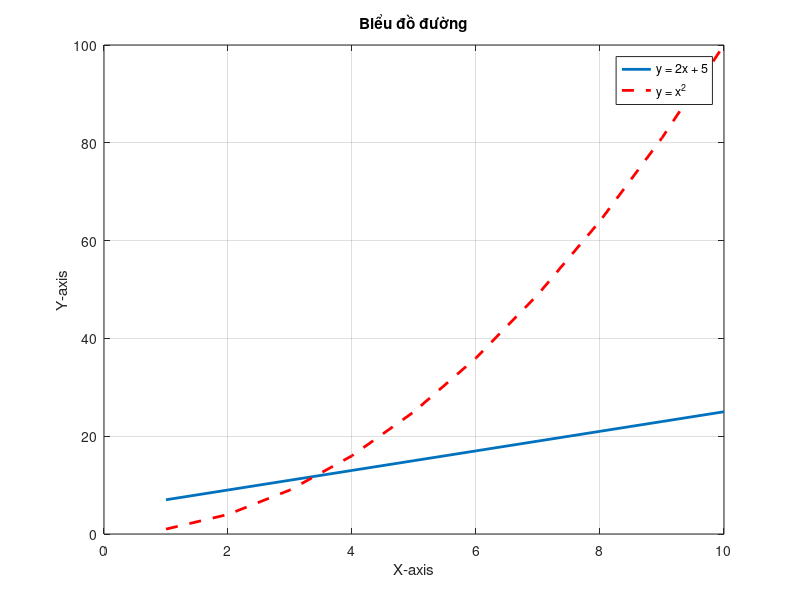
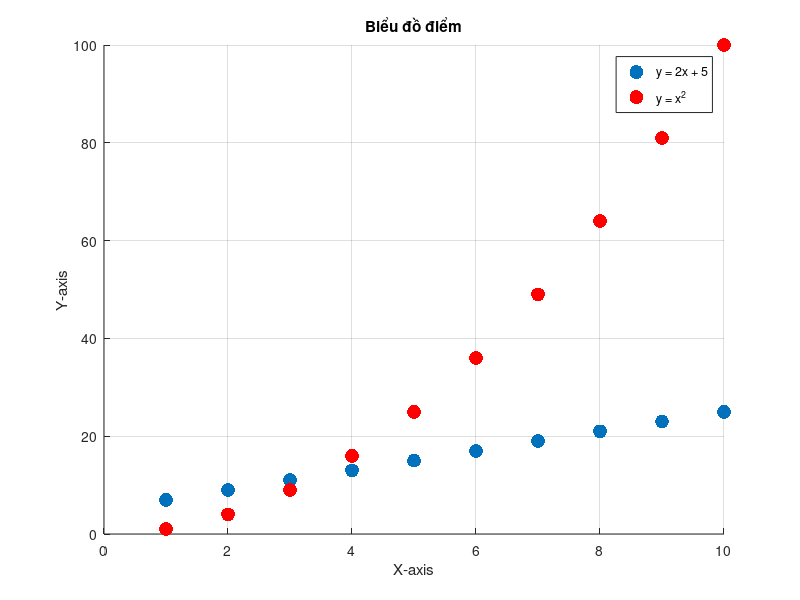

Write MATLAB code to recreate these figures, in order.
% Tạo dữ liệu mẫu
x = 1:10;  % Dãy số từ 1 đến 10
y1 = 2*x + 5;  % Hàm đường thẳng y = 2x + 5
y2 = x.^2;  % Hàm bậc hai y = x^2

% Biểu đồ đường
figure;
plot(x, y1, 'LineWidth', 2);  % Vẽ đường thẳng y1 với độ dày đường là 2
hold on;  % Giữ lại biểu đồ hiện tại
plot(x, y2, 'r--', 'LineWidth', 2);  % Vẽ đường nét đứt màu đỏ y2 với độ dày đường là 2
xlabel('X-axis');
ylabel('Y-axis');
title('Biểu đồ đường');
legend('y = 2x + 5', 'y = x^2');
grid on;  % Hiển thị lưới

% Biểu đồ điểm
figure;
scatter(x, y1, 100, 'filled');  % Vẽ biểu đồ điểm với kích thước điểm là 100 và điền màu
hold on;
scatter(x, y2, 100, 'r', 'filled');  % Vẽ biểu đồ điểm màu đỏ cho y2 và điền màu
xlabel('X-axis');
ylabel('Y-axis');
title('Biểu đồ điểm');
legend('y = 2x + 5', 'y = x^2');
grid on;
